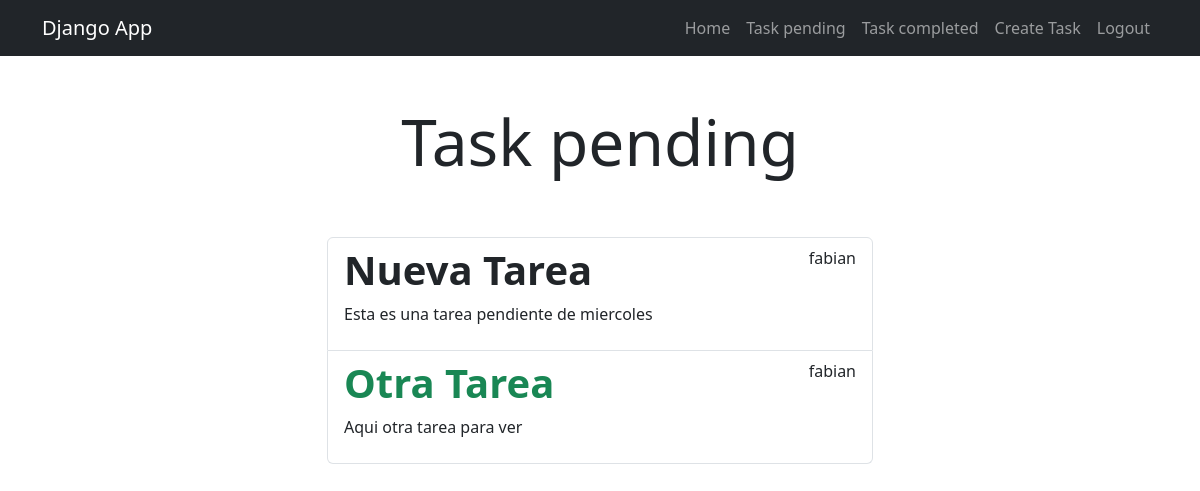
The app's page /task/ (signed in) with its own data.
### task/models.py (models this page shows, shortened)
class Task(models.Model):  # Crearemos una tabla en la base de datos
    title = models.CharField(max_length=100)
    description = models.TextField(blank=True)
    created = models.DateTimeField(auto_now_add=True)
    datecompleted = models.DateTimeField(null=True, blank=True)
    important = models.BooleanField(default=False)
    user = models.ForeignKey(User, on_delete=models.CASCADE)

### task/views.py (the view)
# urls.py: path('task/', views.task, name='task'),
@login_required
def task(request):
    tasks = Task.objects.filter(user=request.user, datecompleted__isnull=True)
    return render(request, 'task.html', {'tasks': tasks})

### task/templates/task.html (shortened to what this page needs)
{% extends 'base.html' %} {% block content %}
<main class="container">
  <div class="row">
    <div class="col-md-6 offset-md-3">
      <h1 class="text-center display-3 py-5">Task pending</h1>
      <ul class="list-group">
        {% for task in tasks %}
        <a class="list-group-item" href="{% url 'task_detail' task.id %}">
          <header class="d-flex justify-content-between">
            {% if task.important %}
            <h1 class="fw-bold text-success">{{task.title}}</h1>
            {% else %}
            <h1 class="fw-bold">{{task.title}}</h1>
            {% endif %}
            <p>{{task.user.username}}</p>
          </header>
          <p>{{task.description}}</p>
        </a>
        {% endfor %}
      </ul>
    </div>
  </div>
</main>
{% endblock %}

### records on screen
Task: title "Nueva Tarea", user.username "fabian", description "Esta es una tarea pendiente de miercoles"
Task: title "Otra Tarea", user.username "fabian", description "Aqui otra tarea para ver"
